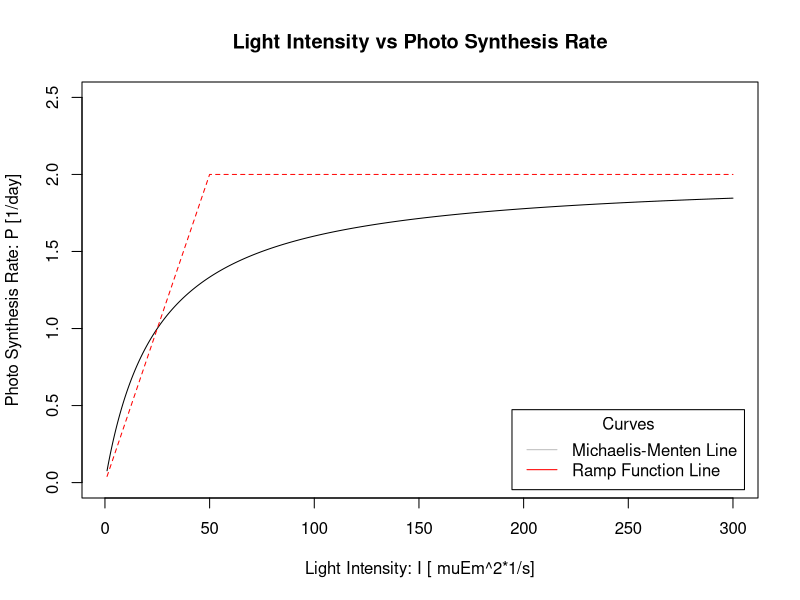

Source code (R):
intensity_I = seq(from = 1, to =300, by = 0.5)
Half_Satu_K = 25
Max_Synth_pm= 2


#tst <- append(2*irrad[irrad<50],0.5*irrad[irrad>=50])

mm_light = function(Max_Synth_pm, intensity_I, Half_Satu_K){
  val = Max_Synth_pm*(intensity_I/(intensity_I + Half_Satu_K))
  return(val)
}
f1 = mm_light(Max_Synth_pm, intensity_I, Half_Satu_K)
plot(intensity_I, f1, type= "l",
     ylim = c(0,2.5),
     ylab = "Photo Synthesis Rate: P [1/day]",
     xlab = "Light Intensity: I [ muEm^2*1/s]",
     main = "Light Intensity vs Photo Synthesis Rate")


limit = 2*Half_Satu_K 

ramp_function = function(Max_Synth_pm, intensity_I, Half_Satu_K){
  val = Max_Synth_pm*(intensity_I/(2*Half_Satu_K))
  val[intensity_I>=2*Half_Satu_K] = Max_Synth_pm
  return(val)}

f2 = ramp_function(Max_Synth_pm, intensity_I, Half_Satu_K)
lines(intensity_I, f2, lty =2, col = "red")



legend("bottomright",inset = .02, lty = 1, col = c("grey","red"), legend = c("Michaelis-Menten Line", "Ramp Function Line"),
       title = "Curves", cex = 1)


# legend("bottomright",inset = .02, legend = c("MM_curve", "ramp_curve"),
#        title = "Curves", col = c("grey", "red"))



# 
# dat = matrix(nrow = length(intensity_I), ncol=2)
# dat[,1] = ramp_function(Max_Synth_pm, intensity_I, Half_Satu_K)
# 
# 
# plot(numeric(0), numeric(0),
#      main = "time vs value",
#      xlim = c(0, length(time)),
#      ylim = c(0,length(time)),
#      xlab = "Time", ylab = "Value",
#      type = "n", cex = 2)
# 
# 
# 
# if (dat[,1] >= limit){
#   lines(intensity_I, dat[,1], lty = 2, lwd = 3)
#   legend("center", legend = c("rate_1", "rate_2"))
#   
# }else{
#   dat[,1] = 1
#   lines(intensity_I,dat[,1], lty = 2, lwd = 3)
# }
# 
# dat
# 
